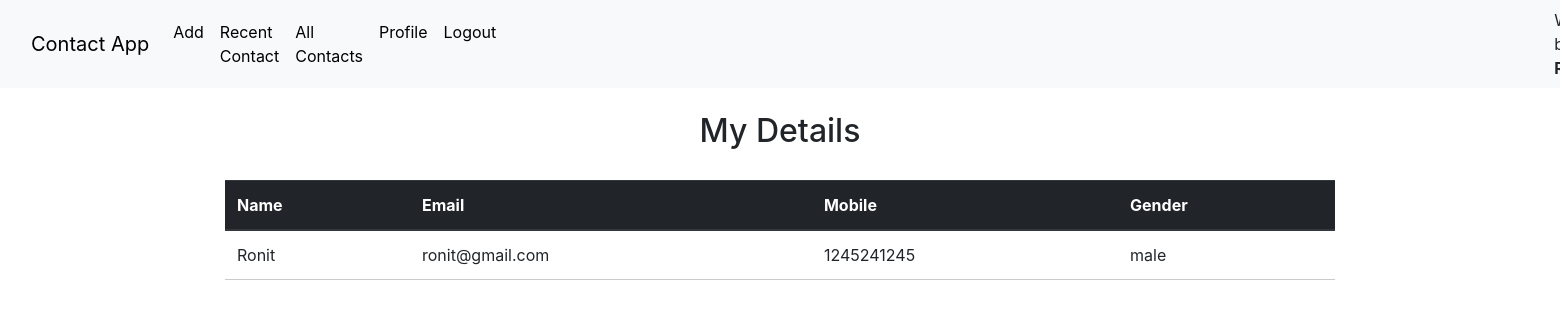
Page /profile.php (signed in) on the committed database.
### tables this page shows
CREATE TABLE `crud` (
  `id` int NOT NULL,
  `name` varchar(100) NOT NULL,
  `email` varchar(100) NOT NULL,
  `mobile` varchar(20) NOT NULL,
  `gender` varchar(20) NOT NULL,
  `password` varchar(255) NOT NULL,
  `image` varchar(200) NOT NULL
);

### profile.php (the view, shortened to what this page needs)
<?php
include 'connect.php';
$sql = "SELECT * FROM `crud` WHERE email='$_SESSION[email]'";
$r=mysqli_query($con,$sql);
$data=mysqli_fetch_assoc($r);
?>
<!doctype html>
  <html lang="en">
  <head>
    <link rel="stylesheet" href="style.css">
    <link rel="stylesheet" href="https://cdn.jsdelivr.net/npm/bootstrap@4.0.0/dist/css/bootstrap.min.css">
  </head>
  <body>
    <nav class="navbar navbar-expand-lg bg-light">
      <div class="container-fluid">
        <a class="navbar-brand" href="#" style="color: black;">Contact App</a>
        <div class="collapse navbar-collapse" id="navbarNavAltMarkup">
          <div class="navbar-nav">
            <a class="nav-link" href="add-contact.php" style="color: black;">Add</a>
            <a class="nav-link" href="recent-contact.php" style="color: black;">Recent Contact</a>
            <a class="nav-link" href="all-contact.php" style="color: black;">All Contacts</a>
            <a class="nav-link" href="profile.php" style="color: black;">Profile</a>
            <a class="nav-link" href="logout.php" style="color: black;">Logout</a>
          </div>
          <a style="margin-left: 1050px;">Welcome back, <b><?php echo $data['name']; ?></b> !</a>
        </div>
      </div>
    </nav>
    <div class="container">
      <h2 style="text-align: center;"> My Details </h2>
      <section>
        <table class="table">
          <thead class="thead-dark">
            <tr>
              <th>Name</th>
              <th>Email</th>
              <th>Mobile</th>
              <th>Gender</th>
            </tr>
          </thead>
          <tr>
            <td>
              <?php echo $data['name'] . "<br>"; ?>
            </td>
            <td>
              <?php echo $data['email'] . "<br>";?>
            </td>
            <td>
              <?php echo $data['mobile'] . "<br>";?>
            </td>
            <td>
              <?php echo $data['gender'] . "<br>";?>
            </td>
          </tr>
        </table>
      </section>
    </div>
  </body>
  </html>

### style.css (style rules this page uses)
body { font-size: 19px; }
table { width: 50%; margin: 30px auto; border-collapse: collapse; text-align: left; }
tr { border-bottom: 1px solid #cbcbcb; }
th, td { border: none; height: 30px; padding: 2px; }

### rows in the picture
crud: name "Ronit", email "ronit@gmail.com", mobile "1245241245", gender "male"
